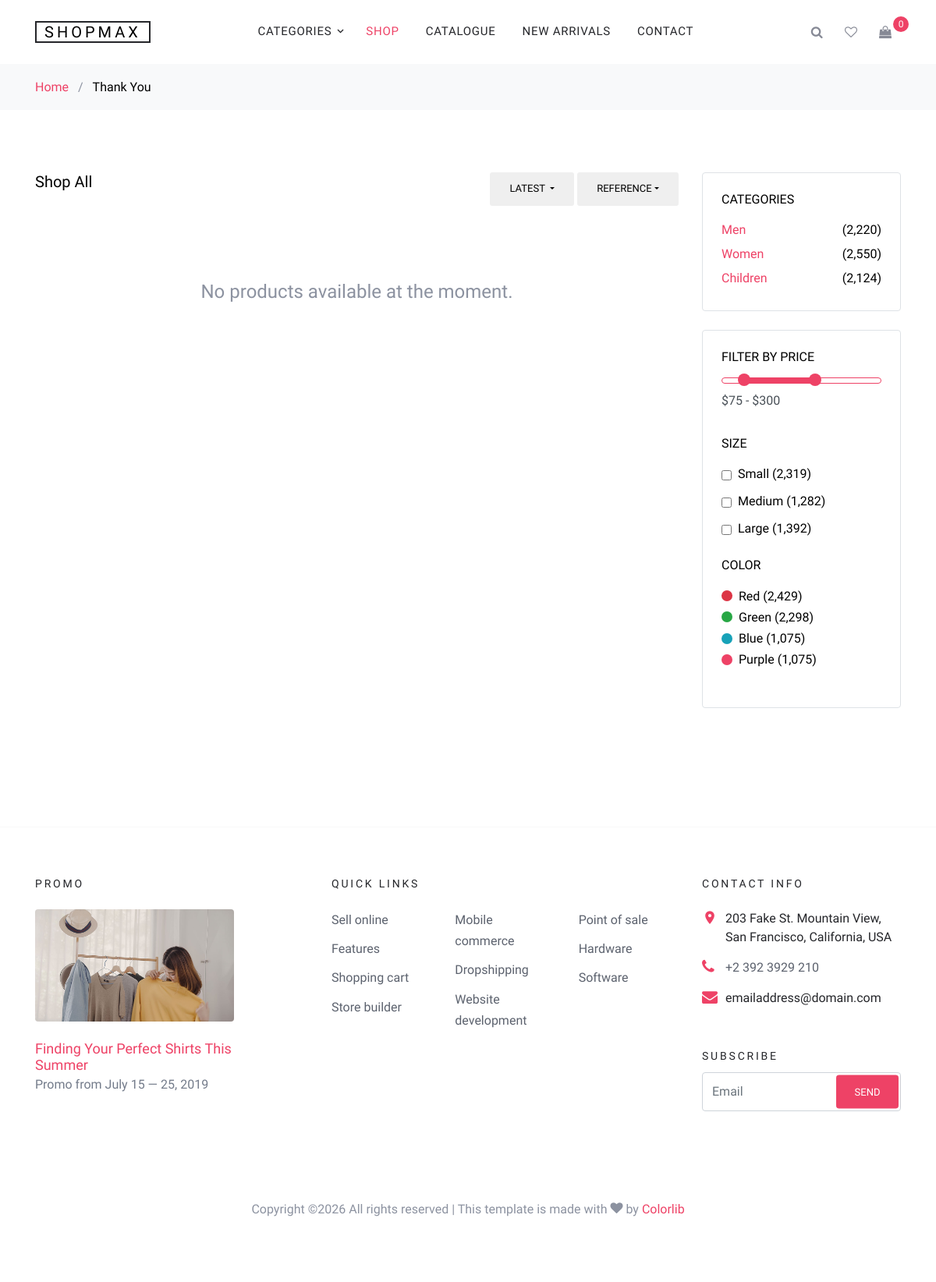
/store/, run on an earlier commit of the app's database.
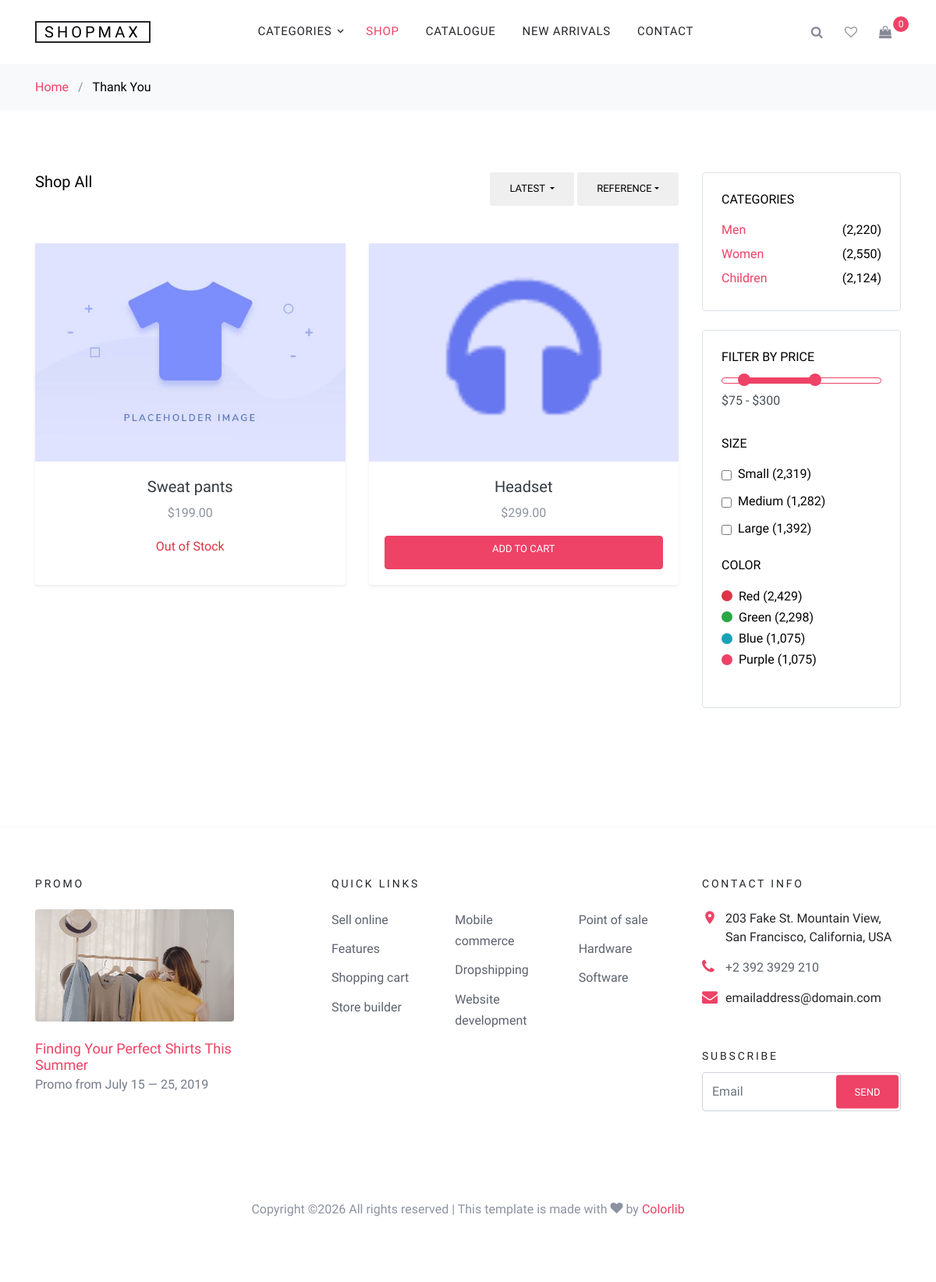
And on a later commit of the database.
### store/models.py (models this page shows, shortened)
class Product(models.Model):
    product_name = models.CharField(max_length=50, unique=True)
    description = models.TextField(blank=True, null=True)
    slug = models.SlugField(max_length=200, unique=True)
    price = models.DecimalField(max_digits=9, decimal_places=2)
    stock = models.IntegerField()
    is_available = models.BooleanField(default=False)
    category = models.ForeignKey(Category, on_delete=models.CASCADE)
    product_image = models.ImageField(upload_to='photos/products', blank=True)
    created_date = models.DateTimeField(auto_now_add=True)
    modified_date = models.DateTimeField(auto_now_add=True)
    def get_url(self):
        return reverse( 'product_detail', args=[self.category.slug, self.slug])

### store/views.py (the view)
# urls.py: path('store/', include('store.urls')),
def store(request, category_slug=None):
    categories = None
    if category_slug is not None:
        categories = get_object_or_404(Category, slug=category_slug)
        products = Product.objects.filter(
            category=categories,
            is_available=True
        ).order_by('id')
        paginator = Paginator(products, 2)
        page = request.GET.get('page')
        page_number = paginator.get_page(page)
    else:
        products = Product.objects.filter(is_available=True).order_by('id')
        paginator = Paginator(products, 2)
        page = request.GET.get('page')
        page_number = paginator.get_page(page)
    product_count = products.count()
    context = {
        'products': page_number,
        'product_count': product_count,
    }
    return render(request, 'store.html', context)

### cart/context_processors.py (called while the page is built)
def cart_count(request):
    try:
        cart = Cart.objects.get(cart_id=_cart_id(request))
        result = CartItem.objects.filter(cart=cart).aggregate(total_qty=Sum('quantity'))
        cart_count = result['total_qty'] or 0
    except Cart.DoesNotExist:
        cart_count = 0
    return {'cart_count': cart_count}

### cart/views.py (called while the page is built)
def _cart_id(request):
    if not request.session.session_key:
        request.session.create()
    return request.session.session_key

### category/context_processors.py (called while the page is built)
def menu_links(request):
    links = Category.objects.all()
    return dict(links=links)

### store/templates/store.html (shortened to what this page needs)
{% extends 'base.html' %}
{% load static %}
{% block content %}
<div class="site-section">
    <div class="container">
        <div class="row mb-5">
            <div class="col-md-9 order-1">
                <div class="row align">
                    <div class="col-md-12 mb-5">
                        <div class="float-md-left">
                            <h2 class="text-black h5">Shop All</h2>
                        </div>
                        <div class="d-flex">
                            <div class="dropdown mr-1 ml-md-auto">
                                <button type="button" class="btn btn-white btn-sm dropdown-toggle px-4"
                                    id="dropdownMenuOffset" data-toggle="dropdown" aria-haspopup="true"
                                    aria-expanded="false">
                                    Latest
                                </button>
                            </div>
                            <div class="btn-group">
                                <button type="button" class="btn btn-white btn-sm dropdown-toggle px-4"
                                    id="dropdownMenuReference" data-toggle="dropdown">Reference</button>
                            </div>
                        </div>
                    </div>
                </div>
<div class="row mb-5">
    {% for product in products %}
    <div class="col-lg-6 col-md-6 col-sm-12 mb-4">
        <div class="card border-0 shadow-sm h-100">
            <a href="{{ product.get_url }}"
               class="bg-light d-block overflow-hidden">
                {% if product.product_image %}
                <img src="{{ product.product_image.url }}"
                     alt="{{ product.product_name }}"
                     class="img-fluid w-100"
                     style="height: 280px; object-fit: cover;">
                {% else %}
                <img src="/static/images/default-product.png"
                     alt="No Image"
                     class="img-fluid w-100"
                     style="height: 280px; object-fit: cover;">
                {% endif %}
            </a>
            <div class="card-body text-center d-flex flex-column">
                <h2 class="h5 mb-2">
                    <a href="{{ product.get_url }}"
                       class="text-dark text-decoration-none">
                        {{ product.product_name }}
                    </a>
                </h2>
                <strong class="item-price d-block mb-3">
                    ${{ product.price|floatformat:2 }}
                </strong>
                <div class="mt-auto">
                    {% if product.stock <= 0 %}
                    <p class="text-danger">Out of Stock</p>
                    {% else %}
                    <a href="{% url 'add_cart' product.id %}"
                       class="btn btn-primary w-100">
                        Add to Cart
                    </a>
                    {% endif %}
                </div>
            </div>
        </div>
    </div>
    {% empty %}
    <div class="col-12 text-center py-5">
        <h4>No products available at the moment.</h4>
    </div>
    {% endfor %}
</div>
                <div class="row">
                    <div class="col-md-12 text-center">
                    </div>
                </div>
            </div>
            <div class="col-md-3 order-2 mb-5 mb-md-0">
                <div class="border p-4 rounded mb-4">
                    <h3 class="mb-3 h6 text-uppercase text-black d-block">Categories</h3>
                    <ul class="list-unstyled mb-0">
                        <li class="mb-1"><a href="#" class="d-flex"><span>Men</span> <span
                                    class="text-black ml-auto">(2,220)</span></a></li>
                        <li class="mb-1"><a href="#" class="d-flex"><span>Women</span> <span
                                    class="text-black ml-auto">(2,550)</span></a></li>
                        <li class="mb-1"><a href="#" class="d-flex"><span>Children</span> <span
                                    class="text-black ml-auto">(2,124)</span></a></li>
                    </ul>
                </div>
                <div class="border p-4 rounded mb-4">
                    <div class="mb-4">
                        <h3 class="mb-3 h6 text-uppercase text-black d-block">Filter by Price</h3>
                        <div id="slider-range" class="border-primary"></div>
                        <input type="text" name="text" id="amount" class="form-control border-0 pl-0 bg-white"
                            disabled="" />
                    </div>
                    <div class="mb-4">
                        <h3 class="mb-3 h6 text-uppercase text-black d-block">Size</h3>
                        <label for="s_sm" class="d-flex">
                            <input type="checkbox" id="s_sm" class="mr-2 mt-1"> <span class="text-black">Small
                                (2,319)</span>
                        </label>
                        <label for="s_md" class="d-flex">
                            <input type="checkbox" id="s_md" class="mr-2 mt-1"> <span class="text-black">Medium
                                (1,282)</span>
                        </label>
                        <label for="s_lg" class="d-flex">
                            <input type="checkbox" id="s_lg" class="mr-2 mt-1"> <span class="text-black">Large
                                (1,392)</span>
                        </label>
                    </div>
                    <div class="mb-4">
                        <h3 class="mb-3 h6 text-uppercase text-black d-block">Color</h3>
                        <a href="#" class="d-flex color-item align-items-center">
                            <span class="bg-danger color d-inline-block rounded-circle mr-2"></span> <span
                                class="text-black">Red
                                (2,429)</span>
                        </a>
                        <a href="#" class="d-flex color-item align-items-center">
                            <span class="bg-success color d-inline-block rounded-circle mr-2"></span> <span
                                class="text-black">Green (2,298)</span>
                        </a>
                        <a href="#" class="d-flex color-item align-items-center">
                            <span class="bg-info color d-inline-block rounded-circle mr-2"></span> <span
                                class="text-black">Blue
                                (1,075)</span>
                        </a>
                        <a href="#" class="d-flex color-item align-items-center">
                            <span class="bg-primary color d-inline-block rounded-circle mr-2"></span> <span
                                class="text-black">Purple (1,075)</span>
                        </a>
                    </div>
                </div>
            </div>
        </div>
    </div>
</div>
{% endblock %}

### templates/base.html (shortened to what this page needs)
<!DOCTYPE html>
{% load static %}
<html lang="en">
  <head>
    <link rel="stylesheet" href="{% static 'fonts/icomoon/style.css' %}">
    <link rel="stylesheet" href="{% static 'css/bootstrap.min.css' %}">
    <link rel="stylesheet" href="{% static 'css/magnific-popup.css' %}">
    <link rel="stylesheet" href="{% static 'css/jquery-ui.css' %}">
    <link rel="stylesheet" href="{% static 'css/owl.carousel.min.css' %}">
    <link rel="stylesheet" href="{% static 'css/owl.theme.default.min.css' %}">
    <link rel="stylesheet" href="{% static 'css/aos.css' %}">
    <link rel="stylesheet" href="{% static 'css/style.css' %}">
  </head>
  <body>
  <div class="site-wrap">
{% include 'partials/navbar.html'   %}
{% include 'partials/navbar_sub.html' %}
{% block content %}
{% endblock %}
{% include 'partials/footer.html' %}
  </div>
  </body>
</html>

### templates/partials/navbar.html (shortened to what this page needs)
    <div class="site-navbar bg-white py-2">
      <div class="container">
        <div class="d-flex align-items-center justify-content-between">
          <div class="logo">
            <div class="site-logo">
              <a href="index.html" class="js-logo-clone">ShopMax</a>
            </div>
          </div>
          <div class="main-nav d-none d-lg-block">
            <nav class="site-navigation text-right text-md-center" role="navigation">
              <ul class="site-menu js-clone-nav d-none d-lg-block">
                <li class="has-children ">
                  <a href="index.html">Categories</a>
                </li>
                <li class="active"><a href="{% url 'store'%}">Shop</a></li>
                <li><a href="#">Catalogue</a></li>
                <li><a href="#">New Arrivals</a></li>
                <li><a href="contact.html">Contact</a></li>
              </ul>
            </nav>
          </div>
          <div class="icons">
            <a href="#" class="icons-btn d-inline-block js-search-open"><span class="icon-search"></span></a>
            <a href="#" class="icons-btn d-inline-block"><span class="icon-heart-o"></span></a>
            <a href="{% url 'cart' %}" class="icons-btn d-inline-block bag">
              <span class="icon-shopping-bag"></span>
              <span class="number">{{ cart_count }}</span>
            </a>
          </div>
        </div>
      </div>
    </div>

### templates/partials/navbar_sub.html
    <div class="bg-light py-3">
      <div class="container">
        <div class="row">
          <div class="col-md-12 mb-0"><a href="index.html">Home</a> <span class="mx-2 mb-0">/</span> <strong class="text-black">Thank You</strong></div>
        </div>
      </div>
    </div>

### templates/partials/footer.html
    <footer class="site-footer custom-border-top">
      <div class="container">
        <div class="row">
          <div class="col-md-6 col-lg-3 mb-4 mb-lg-0">
            <h3 class="footer-heading mb-4">Promo</h3>
            <a href="#" class="block-6">
              <img src="images/about_1.jpg" alt="Image placeholder" class="img-fluid rounded mb-4">
              <h3 class="font-weight-light  mb-0">Finding Your Perfect Shirts This Summer</h3>
              <p>Promo from  July 15 &mdash; 25, 2019</p>
            </a>
          </div>
          <div class="col-lg-5 ml-auto mb-5 mb-lg-0">
            <div class="row">
              <div class="col-md-12">
                <h3 class="footer-heading mb-4">Quick Links</h3>
              </div>
              <div class="col-md-6 col-lg-4">
                <ul class="list-unstyled">
                  <li><a href="#">Sell online</a></li>
                  <li><a href="#">Features</a></li>
                  <li><a href="#">Shopping cart</a></li>
                  <li><a href="#">Store builder</a></li>
                </ul>
              </div>
              <div class="col-md-6 col-lg-4">
                <ul class="list-unstyled">
                  <li><a href="#">Mobile commerce</a></li>
                  <li><a href="#">Dropshipping</a></li>
                  <li><a href="#">Website development</a></li>
                </ul>
              </div>
              <div class="col-md-6 col-lg-4">
                <ul class="list-unstyled">
                  <li><a href="#">Point of sale</a></li>
                  <li><a href="#">Hardware</a></li>
                  <li><a href="#">Software</a></li>
                </ul>
              </div>
            </div>
          </div>
          <div class="col-md-6 col-lg-3">
            <div class="block-5 mb-5">
              <h3 class="footer-heading mb-4">Contact Info</h3>
              <ul class="list-unstyled">
                <li class="address">203 Fake St. Mountain View, San Francisco, California, USA</li>
                <li class="phone"><a href="tel://23923929210">+2 392 3929 210</a></li>
                <li class="email">emailaddress@domain.com</li>
              </ul>
            </div>
            <div class="block-7">
              <form action="#" method="post">
                <label for="email_subscribe" class="footer-heading">Subscribe</label>
                <div class="form-group">
                  <input type="text" class="form-control py-4" id="email_subscribe" placeholder="Email">
                  <input type="submit" class="btn btn-sm btn-primary" value="Send">
                </div>
              </form>
            </div>
          </div>
        </div>
        <div class="row pt-5 mt-5 text-center">
          <div class="col-md-12">
            <p>
            Copyright &copy;<script>document.write(new Date().getFullYear());</script> All rights reserved | This template is made with <i class="icon-heart" aria-hidden="true"></i> by <a href="https://colorlib.com" target="_blank" class="text-primary">Colorlib</a>
            </p>
          </div>
        </div>
      </div>
    </footer>

What changed in the data, as far as the page shows it:
added Product: product_image (picture), product_name "Sweat pants", price "199.00", stock "Out of Stock"
added Product: product_image (picture), product_name "Headset", price "299.00", stock "ADD TO CART"
Also different on the page:
text no longer shown: "No products available at the moment."
